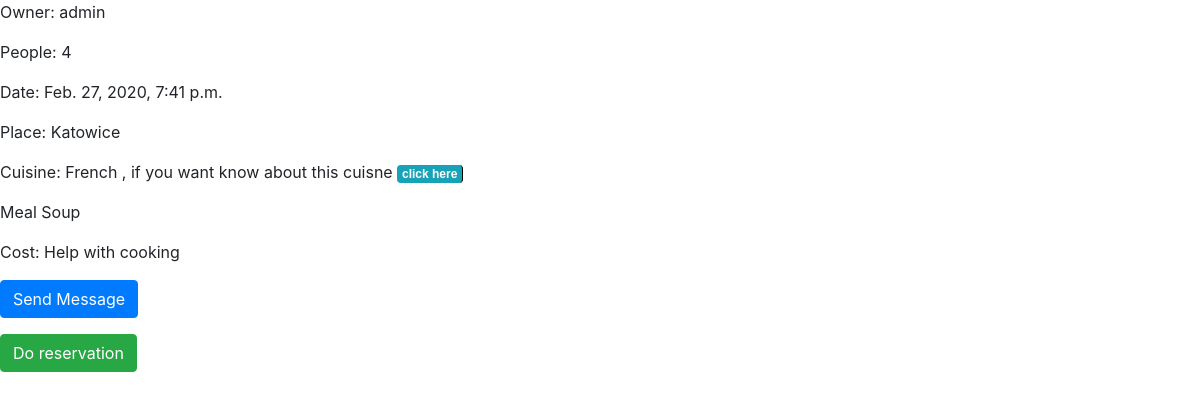
Screenshot of /event_detail/1/ with the database file from the repository.
### cooking/models.py (models this page shows, shortened)
class Event(models.Model):
    COST_CHOISES = (
        ('M', 'Money'),
        ('P', 'Product'),
        ('C', "Help with cooking"),
        ('D', "Help with wash dish"),
    )
    owner = models.ForeignKey(User, related_name="owner", on_delete=models.CASCADE)
    people = models.IntegerField()
    date = models.DateTimeField()
    place = models.CharField(max_length=128)
    cuisine = models.ForeignKey(Cuisine, on_delete=models.CASCADE)
    meal = models.CharField(max_length=256,default='')
    cost = models.CharField(max_length=1, choices=COST_CHOISES, default='M')

class Cuisine(models.Model):
    name = models.CharField(max_length=48)
    description = models.TextField(null=True)
    def __str__(self):
        return self.name

### cooking/views.py (the view)
# urls.py: path('event_detail/<int:event>/', EventView.as_view(), name="event_detail"),
class EventView(View):
    def get(self, request, event):
        event = Event.objects.get(pk=event)
        ctx = {
            'event': event,
        }
        return render(request, 'event.html', ctx)

### cooking/templates/event.html
{% load static %}
<link rel="stylesheet" type="text/css" href="{% static 'CSS/bar.css' %}">
<link rel="stylesheet" href="https://maxcdn.bootstrapcdn.com/bootstrap/4.0.0/css/bootstrap.min.css">
<p>Owner: {{event.owner}}</p>
<p>People: {{event.people}}</p>
<p>Date: {{event.date}}</p>
<p>Place: {{event.place}}</p>
<p>Cuisine: {{event.cuisine}} , if you want know about this cuisne  <a href="/cuisine_detail/{{ event.cuisine.id }}" class="badge badge-info"> click here</a></p>
<p>Meal {{event.meal}}</p>
<p>Cost: {{event.get_cost_display}}</p>
<div class="your-class">
<form method="get" action="/send_message_direct/{{event.owner.id}}">
<button type="submit" class="btn btn-primary">Send Message</button>
</form>
<form method="get" action="#">
<button type="submit" class="btn btn-success">Do reservation</button>
</form>
</div>

### cooking/static/CSS/bar.css (style rules this page uses)
a { text-decoration: none; background:#23584a; color:#fff; padding:0px 15px; font-family: arial; line-height:50px; display: block; border-right: 1px solid black; -moz-transition: all 0.3s 0.01s ease; -o-transition: all 0.3s 0.01s ease; -webkit-transition: all 0.3s 0.01s ease; }

### rows the page displays
Event: owner "admin", people "4", date "Feb. 27, 2020, 7:41 p.m.", place "Katowice", cuisine "French", meal "Soup", cost "Help with cooking"
